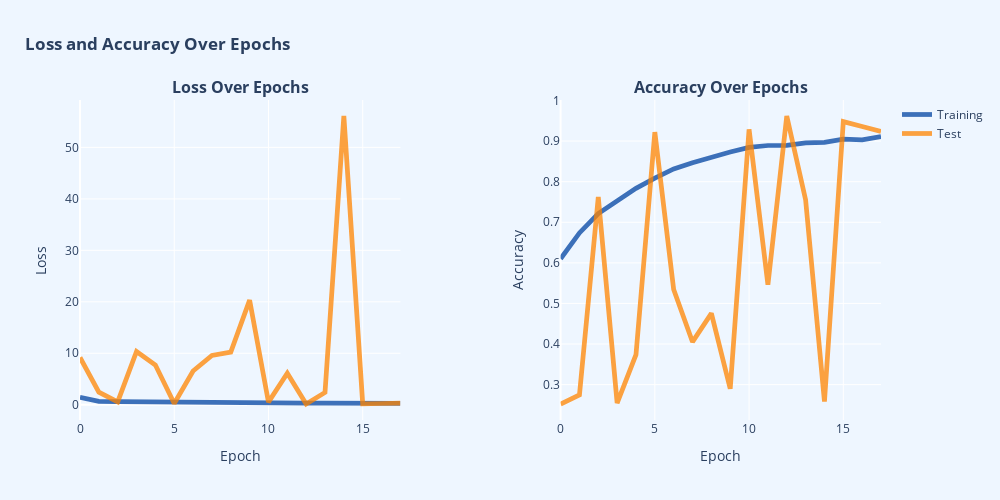

This figure's notebook cell:
### Markdown cell above
## Post Analysis

### Code cell
# Creating subplot
fig = make_subplots(rows=1,
                    cols=2,
                    subplot_titles=['<b>Loss Over Epochs</b>', '<b>Accuracy Over Epochs</b>'],
                    horizontal_spacing=0.2)

# Loss over epochs
train_loss = go.Scatter(x=list(range(len(history.history['loss']))),
                        y=history.history['loss'],
                        mode='lines',
                        line=dict(color='rgba(0, 67, 162, .75)', width=4.75),
                        name='Training',
                        showlegend = False)

val_loss = go.Scatter(x=list(range(len(history.history['val_loss']))),
                      y=history.history['val_loss'],
                      mode='lines',
                      line=dict(color='rgba(255, 132, 0, .75)', width=4.75),
                      name='Test',
                      showlegend = False)


fig.add_trace(train_loss, row=1, col=1)
fig.add_trace(val_loss, row=1, col=1)

# Accuray over epochs
train_acc = go.Scatter(x=list(range(len(history.history['accuracy']))),
                       y=history.history['accuracy'],
                       mode='lines',
                       line=dict(color='rgba(0, 67, 162, .75)', width=4.75),
                       name='Training',
                       showlegend = True)

val_acc = go.Scatter(x=list(range(len(history.history['val_accuracy']))),
                     y=history.history['val_accuracy'],
                     mode='lines',
                     line=dict(color='rgba(255, 132, 0, .75)', width=4.75),
                     name='Test',
                     showlegend = True)


fig.add_trace(train_acc, row=1, col=2)
fig.add_trace(val_acc, row=1, col=2)

# Updating layout
fig.update_layout(
    title={'text': '<b>Loss and Accuracy Over Epochs</b>', 'x': 0.025, 'xanchor': 'left'},
    margin=dict(t=100),
    plot_bgcolor=bg_color,paper_bgcolor=paper_color,
    height=500, width=1000,
    showlegend= True
)

fig.update_yaxes(title_text = 'Loss', row = 1, col = 1)
fig.update_yaxes(title_text = 'Accuracy', row = 1, col = 2)

fig.update_xaxes(title_text = 'Epoch', row = 1, col = 1)
fig.update_xaxes(title_text = 'Epoch', row = 1, col = 2)

# Showing figure
fig.show()

### Figure 1 — Plotly figure (JSON) as saved in the notebook; plotly's stock layout.template omitted (floating-point values rounded to 4 significant figures)
{"data": [{"line": {"color": "rgba(0, 67, 162, .75)", "width": 4.75}, "mode": "lines", "name": "Training", "showlegend": false, "type": "scatter", "x": [0, 1, 2, 3, 4, 5, 6, 7, 8, 9, 10, 11, 12, 13, 14, 15, 16, 17], "xaxis": "x", "y": [1.418, 0.6497, 0.5927, 0.5456, 0.4897, 0.4511, 0.4198, 0.3919, 0.3631, 0.3498, 0.3199, 0.3155, 0.3149, 0.3073, 0.2904, 0.2768, 0.2912, 0.2668], "yaxis": "y"}, {"line": {"color": "rgba(255, 132, 0, .75)", "width": 4.75}, "mode": "lines", "name": "Test", "showlegend": false, "type": "scatter", "x": [0, 1, 2, 3, 4, 5, 6, 7, 8, 9, 10, 11, 12, 13, 14, 15, 16, 17], "xaxis": "x", "y": [9.19, 2.432, 0.5674, 10.35, 7.729, 0.2381, 6.562, 9.567, 10.22, 20.33, 0.5168, 6.123, 0.143, 2.392, 56.11, 0.1872, 0.2395, 0.3062], "yaxis": "y"}, {"line": {"color": "rgba(0, 67, 162, .75)", "width": 4.75}, "mode": "lines", "name": "Training", "showlegend": true, "type": "scatter", "x": [0, 1, 2, 3, 4, 5, 6, 7, 8, 9, 10, 11, 12, 13, 14, 15, 16, 17], "xaxis": "x2", "y": [0.6101, 0.6737, 0.7214, 0.7517, 0.7835, 0.8087, 0.8314, 0.8466, 0.8612, 0.873, 0.8845, 0.8891, 0.8893, 0.8958, 0.8968, 0.905, 0.9028, 0.9112], "yaxis": "y2"}, {"line": {"color": "rgba(255, 132, 0, .75)", "width": 4.75}, "mode": "lines", "name": "Test", "showlegend": true, "type": "scatter", "x": [0, 1, 2, 3, 4, 5, 6, 7, 8, 9, 10, 11, 12, 13, 14, 15, 16, 17], "xaxis": "x2", "y": [0.2523, 0.2745, 0.7622, 0.2546, 0.3739, 0.922, 0.5344, 0.4052, 0.4755, 0.2898, 0.9289, 0.5459, 0.9618, 0.7554, 0.2584, 0.948, 0.9358, 0.9235], "yaxis": "y2"}], "layout": {"annotations": [{"font": {"size": 16}, "showarrow": false, "text": "<b>Loss Over Epochs</b>", "x": 0.2, "xanchor": "center", "xref": "paper", "y": 1, "yanchor": "bottom", "yref": "paper"}, {"font": {"size": 16}, "showarrow": false, "text": "<b>Accuracy Over Epochs</b>", "x": 0.8, "xanchor": "center", "xref": "paper", "y": 1, "yanchor": "bottom", "yref": "paper"}], "height": 500, "margin": {"t": 100}, "paper_bgcolor": "#EEF6FF", "plot_bgcolor": "#EEF6FF", "showlegend": true, "title": {"text": "<b>Loss and Accuracy Over Epochs</b>", "x": 0.025, "xanchor": "left"}, "width": 1000, "xaxis": {"anchor": "y", "domain": [0, 0.4], "title": {"text": "Epoch"}}, "xaxis2": {"anchor": "y2", "domain": [0.6, 1], "title": {"text": "Epoch"}}, "yaxis": {"anchor": "x", "domain": [0, 1], "title": {"text": "Loss"}}, "yaxis2": {"anchor": "x2", "domain": [0, 1], "title": {"text": "Accuracy"}}}}
